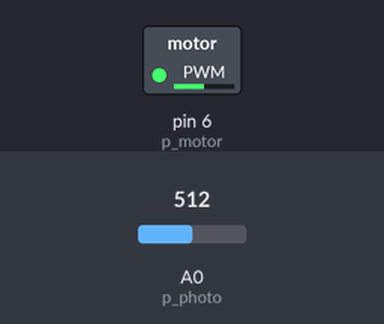
Bench run of a sketch on a simulated Arduino Uno, built with avr-gcc and run on an emulated ATmega328P. On the bench: switched loads named in the sketch (green lamp = pin HIGH). Inputs (shaded band) come from the test bench; at power-on: A0 (p_photo) = 512.

Above: at 1.2 s.
1.3 s: A0 (p_photo) set to 716
At 1.6 s:
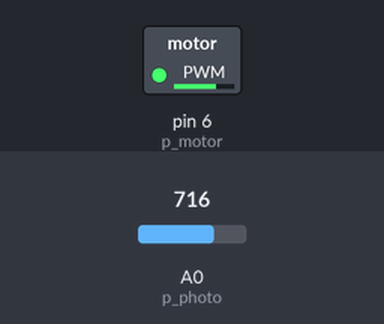
2.8 s: A0 (p_photo) set to 900
At 3.9 s:
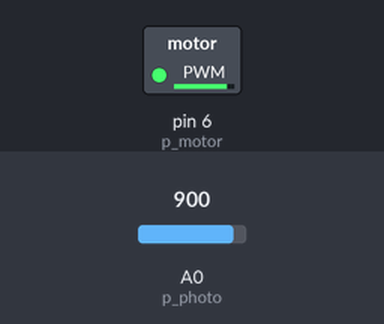
4.3 s: A0 (p_photo) set to 122
At 5.1 s:
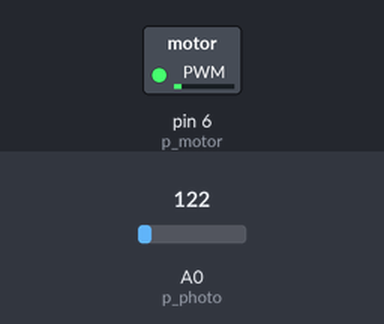
5.8 s: A0 (p_photo) set to 0
At 6.2 s:
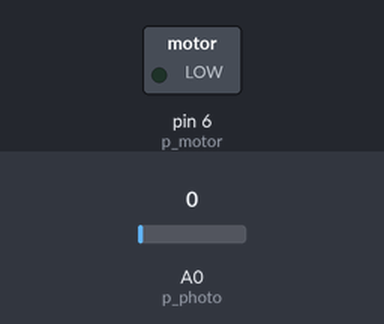
7.3 s: A0 (p_photo) set to 511
At 8.5 s:
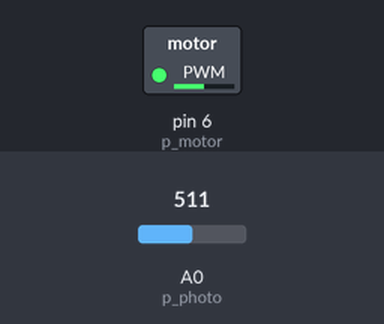
Timing chart, 0 to 9.8 s (numbered marks = the images above; inputs shaded):
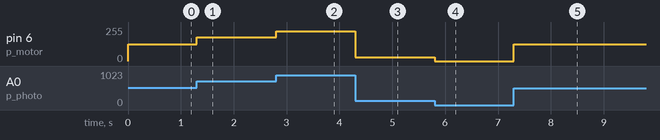

Measured:
- after the input at 1.3 s, pin 6 (p_motor): 127/255 → 178/255 at once
- after the input at 2.8 s, pin 6 (p_motor): 178/255 → 224/255 at once
- after the input at 4.3 s, pin 6 (p_motor): 224/255 → 30/255 at once
- after the input at 5.8 s, pin 6 (p_motor): 30/255 → 0/255 at once
- after the input at 7.3 s, pin 6 (p_motor): 0/255 → 127/255 at once

The sketch:

mighty_tumelo_gogo1.ino
```cpp
#define p_motor 6
#define p_photo A0

void setup() {
  pinMode(p_motor, OUTPUT);
}

void loop() {
  int v = map(analogRead(p_photo), 0, 1023, 0, 255);
  analogWrite(p_motor, v);
}
```
